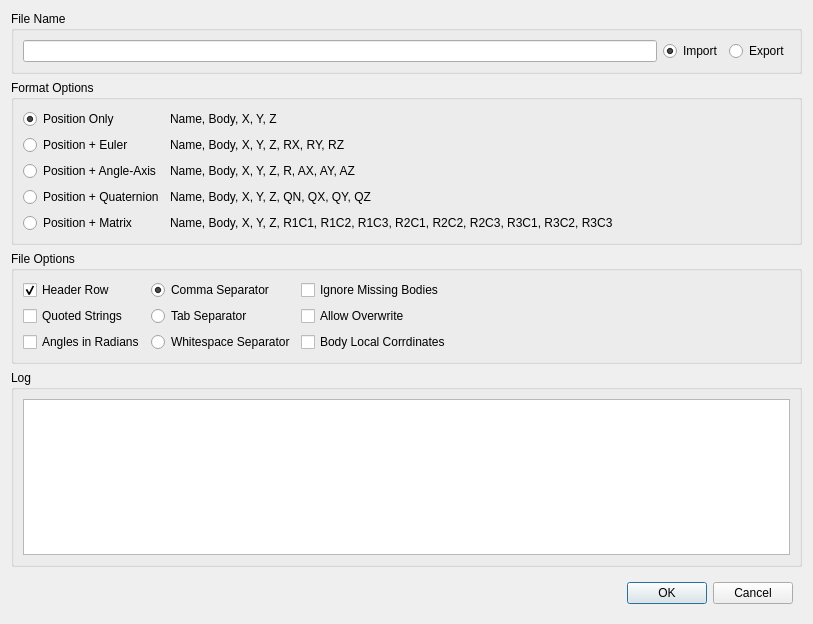
<?xml version="1.0" encoding="UTF-8"?>
<ui version="4.0">
 <class>DialogMarkerImportExport</class>
 <widget class="QDialog" name="DialogMarkerImportExport">
  <property name="geometry">
   <rect>
    <x>0</x>
    <y>0</y>
    <width>813</width>
    <height>624</height>
   </rect>
  </property>
  <property name="windowTitle">
   <string>Dialog</string>
  </property>
  <layout class="QGridLayout" name="gridLayout_6">
   <item row="0" column="0">
    <widget class="QGroupBox" name="groupBox_3">
     <property name="title">
      <string>File Name</string>
     </property>
     <layout class="QGridLayout" name="gridLayout_4">
      <item row="0" column="2">
       <widget class="QRadioButton" name="radioButtonExport">
        <property name="text">
         <string>Export</string>
        </property>
       </widget>
      </item>
      <item row="0" column="0">
       <widget class="LineEditPath" name="lineEditFileName"/>
      </item>
      <item row="0" column="1">
       <widget class="QRadioButton" name="radioButtonImport">
        <property name="text">
         <string>Import</string>
        </property>
        <property name="checked">
         <bool>true</bool>
        </property>
       </widget>
      </item>
     </layout>
    </widget>
   </item>
   <item row="1" column="0">
    <widget class="QGroupBox" name="groupBox">
     <property name="title">
      <string>Format Options</string>
     </property>
     <layout class="QGridLayout" name="gridLayout">
      <item row="0" column="0">
       <widget class="QRadioButton" name="radioButtonPositionOnly">
        <property name="text">
         <string>Position Only</string>
        </property>
        <property name="checked">
         <bool>true</bool>
        </property>
       </widget>
      </item>
      <item row="0" column="1">
       <widget class="QLabel" name="label_2">
        <property name="text">
         <string>Name, Body, X, Y, Z</string>
        </property>
       </widget>
      </item>
      <item row="0" column="2">
       <spacer name="horizontalSpacer">
        <property name="orientation">
         <enum>Qt::Horizontal</enum>
        </property>
        <property name="sizeHint" stdset="0">
         <size>
          <width>178</width>
          <height>20</height>
         </size>
        </property>
       </spacer>
      </item>
      <item row="1" column="0">
       <widget class="QRadioButton" name="radioButtonPositionEuler">
        <property name="text">
         <string>Position + Euler</string>
        </property>
       </widget>
      </item>
      <item row="1" column="1">
       <widget class="QLabel" name="label_3">
        <property name="text">
         <string>Name, Body, X, Y, Z, RX, RY, RZ</string>
        </property>
       </widget>
      </item>
      <item row="2" column="0">
       <widget class="QRadioButton" name="radioButtonPositionAngleAxis">
        <property name="text">
         <string>Position + Angle-Axis</string>
        </property>
       </widget>
      </item>
      <item row="2" column="1">
       <widget class="QLabel" name="label_4">
        <property name="text">
         <string>Name, Body, X, Y, Z, R, AX, AY, AZ</string>
        </property>
       </widget>
      </item>
      <item row="3" column="0">
       <widget class="QRadioButton" name="radioButtonPositionQuaternion">
        <property name="text">
         <string>Position + Quaternion</string>
        </property>
       </widget>
      </item>
      <item row="3" column="1">
       <widget class="QLabel" name="label_5">
        <property name="text">
         <string>Name, Body, X, Y, Z, QN, QX, QY, QZ</string>
        </property>
       </widget>
      </item>
      <item row="4" column="0">
       <widget class="QRadioButton" name="radioButtonPositionMatrix">
        <property name="text">
         <string>Position + Matrix</string>
        </property>
       </widget>
      </item>
      <item row="4" column="1">
       <widget class="QLabel" name="label_6">
        <property name="text">
         <string>Name, Body, X, Y, Z, R1C1, R1C2, R1C3, R2C1, R2C2, R2C3, R3C1, R3C2, R3C3</string>
        </property>
       </widget>
      </item>
     </layout>
    </widget>
   </item>
   <item row="2" column="0">
    <widget class="QGroupBox" name="groupBox_2">
     <property name="title">
      <string>File Options</string>
     </property>
     <layout class="QGridLayout" name="gridLayout_3">
      <item row="1" column="1">
       <widget class="QRadioButton" name="radioButtonTabSeparator">
        <property name="text">
         <string>Tab Separator</string>
        </property>
       </widget>
      </item>
      <item row="2" column="0">
       <widget class="QCheckBox" name="checkBoxAnglesInRadians">
        <property name="text">
         <string>Angles in Radians</string>
        </property>
       </widget>
      </item>
      <item row="1" column="0">
       <widget class="QCheckBox" name="checkBoxQuotedStrings">
        <property name="text">
         <string>Quoted Strings</string>
        </property>
       </widget>
      </item>
      <item row="0" column="3">
       <spacer name="horizontalSpacer_3">
        <property name="orientation">
         <enum>Qt::Horizontal</enum>
        </property>
        <property name="sizeHint" stdset="0">
         <size>
          <width>40</width>
          <height>20</height>
         </size>
        </property>
       </spacer>
      </item>
      <item row="0" column="0">
       <widget class="QCheckBox" name="checkBoxHeaderRow">
        <property name="text">
         <string>Header Row</string>
        </property>
        <property name="checked">
         <bool>true</bool>
        </property>
       </widget>
      </item>
      <item row="0" column="1">
       <widget class="QRadioButton" name="radioButtonCommaSeparator">
        <property name="text">
         <string>Comma Separator</string>
        </property>
        <property name="checked">
         <bool>true</bool>
        </property>
       </widget>
      </item>
      <item row="2" column="1">
       <widget class="QRadioButton" name="radioButtonWhiteSpaceSeparator">
        <property name="text">
         <string>Whitespace Separator</string>
        </property>
       </widget>
      </item>
      <item row="0" column="2">
       <widget class="QCheckBox" name="checkBoxIgnoreMissingBodies">
        <property name="text">
         <string>Ignore Missing Bodies</string>
        </property>
       </widget>
      </item>
      <item row="1" column="2">
       <widget class="QCheckBox" name="checkBoxAllowOverwrite">
        <property name="text">
         <string>Allow Overwrite</string>
        </property>
       </widget>
      </item>
      <item row="2" column="2">
       <widget class="QCheckBox" name="checkBoxBodyLocalCoordinates">
        <property name="text">
         <string>Body Local Corrdinates</string>
        </property>
       </widget>
      </item>
     </layout>
    </widget>
   </item>
   <item row="3" column="0">
    <widget class="QGroupBox" name="groupBox_4">
     <property name="title">
      <string>Log</string>
     </property>
     <layout class="QGridLayout" name="gridLayout_5">
      <item row="0" column="0">
       <widget class="QPlainTextEdit" name="plainTextEditLog">
        <property name="readOnly">
         <bool>true</bool>
        </property>
       </widget>
      </item>
     </layout>
    </widget>
   </item>
   <item row="4" column="0">
    <widget class="QWidget" name="widget" native="true">
     <layout class="QGridLayout" name="gridLayout_2">
      <item row="0" column="4">
       <spacer name="horizontalSpacer_2">
        <property name="orientation">
         <enum>Qt::Horizontal</enum>
        </property>
        <property name="sizeHint" stdset="0">
         <size>
          <width>433</width>
          <height>20</height>
         </size>
        </property>
       </spacer>
      </item>
      <item row="0" column="5">
       <widget class="QPushButton" name="pushButtonOK">
        <property name="text">
         <string>OK</string>
        </property>
        <property name="default">
         <bool>true</bool>
        </property>
       </widget>
      </item>
      <item row="0" column="6">
       <widget class="QPushButton" name="pushButtonCancel">
        <property name="text">
         <string>Cancel</string>
        </property>
       </widget>
      </item>
     </layout>
    </widget>
   </item>
  </layout>
 </widget>
 <customwidgets>
  <customwidget>
   <class>LineEditPath</class>
   <extends>QLineEdit</extends>
   <header>LineEditPath.h</header>
  </customwidget>
 </customwidgets>
 <tabstops>
  <tabstop>lineEditFileName</tabstop>
  <tabstop>radioButtonImport</tabstop>
  <tabstop>radioButtonExport</tabstop>
  <tabstop>radioButtonPositionOnly</tabstop>
  <tabstop>radioButtonPositionEuler</tabstop>
  <tabstop>radioButtonPositionAngleAxis</tabstop>
  <tabstop>radioButtonPositionQuaternion</tabstop>
  <tabstop>radioButtonPositionMatrix</tabstop>
  <tabstop>checkBoxHeaderRow</tabstop>
  <tabstop>checkBoxQuotedStrings</tabstop>
  <tabstop>checkBoxAnglesInRadians</tabstop>
  <tabstop>radioButtonCommaSeparator</tabstop>
  <tabstop>radioButtonTabSeparator</tabstop>
  <tabstop>radioButtonWhiteSpaceSeparator</tabstop>
  <tabstop>checkBoxIgnoreMissingBodies</tabstop>
  <tabstop>checkBoxAllowOverwrite</tabstop>
  <tabstop>checkBoxBodyLocalCoordinates</tabstop>
  <tabstop>plainTextEditLog</tabstop>
  <tabstop>pushButtonOK</tabstop>
  <tabstop>pushButtonCancel</tabstop>
 </tabstops>
 <resources/>
 <connections/>
</ui>
